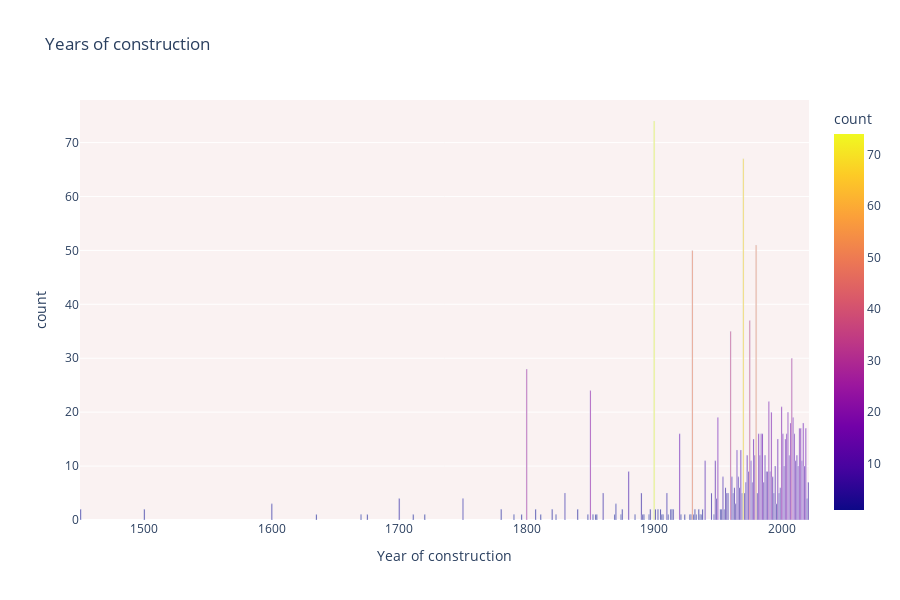

The notebook cell saved with this chart:
### Code cell
df2=pd.DataFrame()
df2['Year of construction'] = list(df.loc[df['year_of_construction'] > 1200].groupby('year_of_construction')['type'].count().index)
df2['count']=list(df.loc[df['year_of_construction'] > 1200].groupby('year_of_construction')['type'].count())
fig = px.bar(df2, x='Year of construction', y='count', color='count', orientation='v', height=600,
             title='Years of construction', color_discrete_sequence = px.colors.cyclical.mygbm)

fig.update_layout(plot_bgcolor='rgb(250, 242, 242)')
fig.show()

### Figure 1 — Plotly figure (JSON) as saved in the notebook; plotly's stock layout.template omitted (floating-point values rounded to 4 significant figures; data arrays with more than 128 entries replaced by an {"elided": "..."} marker saying what was removed)
{"data": [{"alignmentgroup": "True", "hoverlabel": {"namelength": 0}, "hovertemplate": "Year of construction=%{x}<br>count=%{marker.color}", "legendgroup": "", "marker": {"color": {"elided": "136 int values"}, "coloraxis": "coloraxis"}, "name": "", "offsetgroup": "", "orientation": "v", "showlegend": false, "textposition": "auto", "type": "bar", "x": {"elided": "136 int values"}, "xaxis": "x", "y": {"elided": "136 int values"}, "yaxis": "y"}], "layout": {"barmode": "relative", "coloraxis": {"colorbar": {"title": {"text": "count"}}, "colorscale": [[0, "#0d0887"], [0.1111, "#46039f"], [0.2222, "#7201a8"], [0.3333, "#9c179e"], [0.4444, "#bd3786"], [0.5556, "#d8576b"], [0.6667, "#ed7953"], [0.7778, "#fb9f3a"], [0.8889, "#fdca26"], [1, "#f0f921"]]}, "height": 600, "legend": {"tracegroupgap": 0}, "plot_bgcolor": "rgb(250, 242, 242)", "title": {"text": "Years of construction"}, "xaxis": {"anchor": "y", "domain": [0, 1], "title": {"text": "Year of construction"}}, "yaxis": {"anchor": "x", "domain": [0, 1], "title": {"text": "count"}}}}
